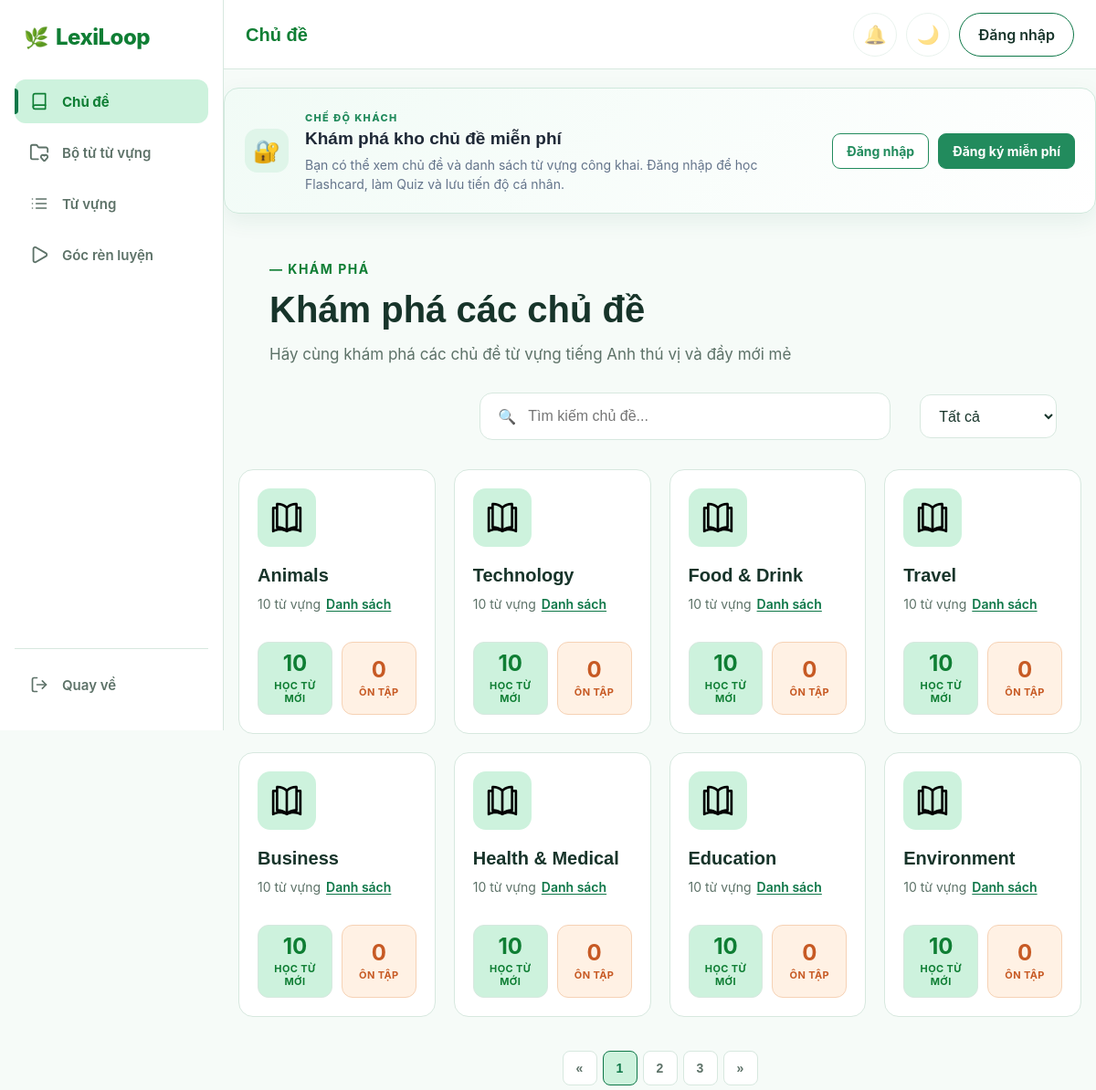
Before: /pages/main/B_DanhSachChuDe.php with the older database file.
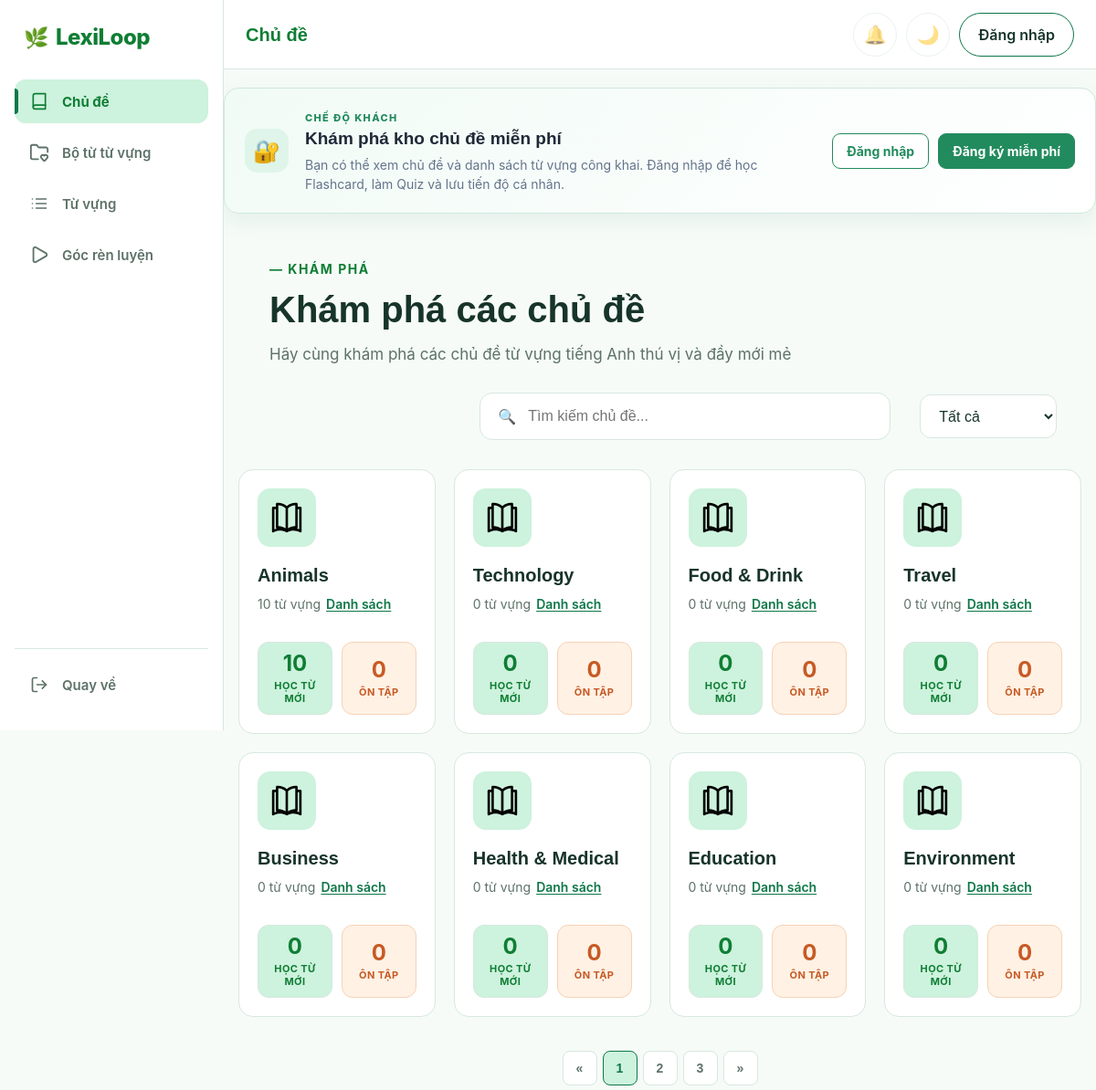
After: the same page with the newer database file.
### tables this page shows
CREATE TABLE `Topics` (
    `topicID` int NOT NULL,
    `topicName` varchar(100) NOT NULL,
    `topicDescription` text,
    `category` varchar(20) NOT NULL DEFAULT 'common',
    `created_by` int DEFAULT NULL,
    `topicCreated_at` datetime DEFAULT CURRENT_TIMESTAMP
);

### pages/main/B_DanhSachChuDe.php (the view, shortened to what the rows shown need)
<?php
require_once($_SERVER['DOCUMENT_ROOT'] . "/Connect.php");
$sql = "SELECT
        t.topicID,
        t.topicName,
        t.topicDescription,
        t.category,
        COUNT(v.id) AS word_count
    FROM Topics t
    LEFT JOIN vocabulary v
        ON t.topicID = v.topic_id
    GROUP BY
        t.topicID,
        t.topicName,
        t.topicDescription,
        t.category
    ORDER BY t.topicID ASC
";
$result = mysqli_query($link, $sql);
?>
<!DOCTYPE html>
<html lang="vi">
<head>
    <link rel="stylesheet" type="text/css" href="../../CSS/Style.css">
    <link rel="stylesheet" type="text/css" href="../../CSS/B_DanhSachChuDe.css">
    <link rel="stylesheet" href="../../CSS/topheader.css">
    <link rel="stylesheet" type="text/css" href="../../CSS/responsive.css">
    <link rel="stylesheet" href="../../CSS/auth-required.css">
    <link rel="stylesheet" href="../../CSS/guest-preview.css">
</head>
<body>
    <main class="page-content">
        <?php
        include '../../includes/topheader.php';
        ?>
        <?php if (!$isLoggedIn): ?>
            <?php
            include '../../includes/guest_invite.php';
            ?>
        <?php endif; ?>
        <section class="topics-header">
            <div class="topics-header-content">
                <h1>Khám phá các chủ đề </h1>
            </div>
        </section>
        <section class="topic-section">
            <div class="topic-list">
                <?php while ($topic = mysqli_fetch_assoc($result)): ?>
                    <article
                        class="topic-card"
                        data-category="<?= htmlspecialchars($topic['category']) ?>">
                        <div class="topic-icon">
                            <img
                                src="../../assets/icons/book-open-svgrepo-com.svg"
                                alt="book">
                        </div>
                        <div class="topic-content">
                            <h3 class="topic-title">
                                <?= htmlspecialchars($topic['topicName']) ?>
                            </h3>
                            <div class="topic-meta">
                                <span class="topic-count">
                                    <?= $topic['word_count'] ?> từ vựng
                                </span>
                                <a
                                    class="topic-list-link"
                                    href="./B_DanhSachTuVung.php?topicID=<?= $topic['topicID'] ?>">
                                    Danh sách
                                </a>
                            </div>
                            <div class="topic-actions">
                                <a
                                    class="topic-action topic-action-learn"
                                    href="<?= $isLoggedIn
                                                ? '../user/C_Gocrenluyen.php?source=topic&id=' . (int) $topic['topicID']
                                                : '../auth/A_DangNhap.php' ?>"
                                    <?php if (!$isLoggedIn): ?>
                                    data-requires-auth
                                    data-feature-title=""
                                    data-feature-benefits="Lưu tiến độ học tập|Tạo lịch ôn SRS cá nhân|Theo dõi kết quả từng chủ đề"
                                    <?php endif; ?>>
                                    <span class="topic-action-number">
                                        <?= $topic['word_count'] ?>
                                    </span>
                                    <span class="topic-action-label">
                                        HỌC TỪ MỚI
                                    </span>
                                </a>
                                <a
                                    class="topic-action topic-action-review"
                                    href="<?= $isLoggedIn
                                                ? '../user/C_HocFlashcard.php?mode=review'
                                                : '../auth/A_DangNhap.php' ?>"
                                    <?php if (!$isLoggedIn): ?>
                                    data-requires-auth
                                    data-feature-title=""
                                    data-feature-benefits="Ôn từ đến hạn theo lịch SRS|Lưu kết quả ôn tập|Cải thiện trí nhớ lâu dài"
                                    <?php endif; ?>>
                                    <span class="topic-action-number">
                                        0
                                    </span>
                                    <span class="topic-action-label">
                                        ÔN TẬP
                                    </span>
                                </a>
                            </div>
                        </div>
                    </article>
                <?php endwhile; ?>
            </div>
        </section>
    </main>
</body>
</html>

Changed rows visible on the page:
changed topics "Technology": word_count "10" → "0"
changed topics "Food & Drink": word_count "10" → "0"
changed topics "Travel": word_count "10" → "0"
changed topics "Business": word_count "10" → "0"
changed topics "Health & Medical": word_count "10" → "0"
changed topics "Education": word_count "10" → "0"
changed topics "Environment": word_count "10" → "0"
